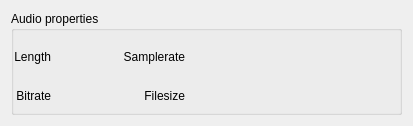
<?xml version="1.0" encoding="UTF-8"?>
<ui version="4.0">
 <class>AudioProperties</class>
 <widget class="QWidget" name="AudioProperties">
  <property name="geometry">
   <rect>
    <x>0</x>
    <y>0</y>
    <width>413</width>
    <height>126</height>
   </rect>
  </property>
  <property name="windowTitle">
   <string>Form</string>
  </property>
  <layout class="QVBoxLayout" name="verticalLayout">
   <item>
    <widget class="QGroupBox" name="groupBox">
     <property name="title">
      <string>Audio properties</string>
     </property>
     <layout class="QGridLayout" name="gridLayout_2" rowstretch="0,0" columnstretch="0,0,0,1" columnminimumwidth="0,60,0,60">
      <property name="leftMargin">
       <number>0</number>
      </property>
      <property name="rightMargin">
       <number>0</number>
      </property>
      <property name="bottomMargin">
       <number>0</number>
      </property>
      <item row="0" column="0">
       <widget class="QLabel" name="label">
        <property name="text">
         <string>Length</string>
        </property>
        <property name="alignment">
         <set>Qt::AlignRight|Qt::AlignTrailing|Qt::AlignVCenter</set>
        </property>
       </widget>
      </item>
      <item row="0" column="1">
       <widget class="QLabel" name="labelLength">
        <property name="text">
         <string/>
        </property>
       </widget>
      </item>
      <item row="0" column="2">
       <widget class="QLabel" name="label_3">
        <property name="text">
         <string>Samplerate</string>
        </property>
        <property name="alignment">
         <set>Qt::AlignRight|Qt::AlignTrailing|Qt::AlignVCenter</set>
        </property>
       </widget>
      </item>
      <item row="0" column="3">
       <widget class="QLabel" name="labelSamplerate">
        <property name="text">
         <string/>
        </property>
       </widget>
      </item>
      <item row="1" column="0">
       <widget class="QLabel" name="label_2">
        <property name="text">
         <string>Bitrate</string>
        </property>
        <property name="alignment">
         <set>Qt::AlignRight|Qt::AlignTrailing|Qt::AlignVCenter</set>
        </property>
       </widget>
      </item>
      <item row="1" column="1">
       <widget class="QLabel" name="labelBitrate">
        <property name="text">
         <string/>
        </property>
       </widget>
      </item>
      <item row="1" column="2">
       <widget class="QLabel" name="label_4">
        <property name="text">
         <string>Filesize</string>
        </property>
        <property name="alignment">
         <set>Qt::AlignRight|Qt::AlignTrailing|Qt::AlignVCenter</set>
        </property>
       </widget>
      </item>
      <item row="1" column="3">
       <widget class="QLabel" name="labelFilesize">
        <property name="text">
         <string/>
        </property>
       </widget>
      </item>
     </layout>
    </widget>
   </item>
  </layout>
 </widget>
 <resources/>
 <connections/>
</ui>
